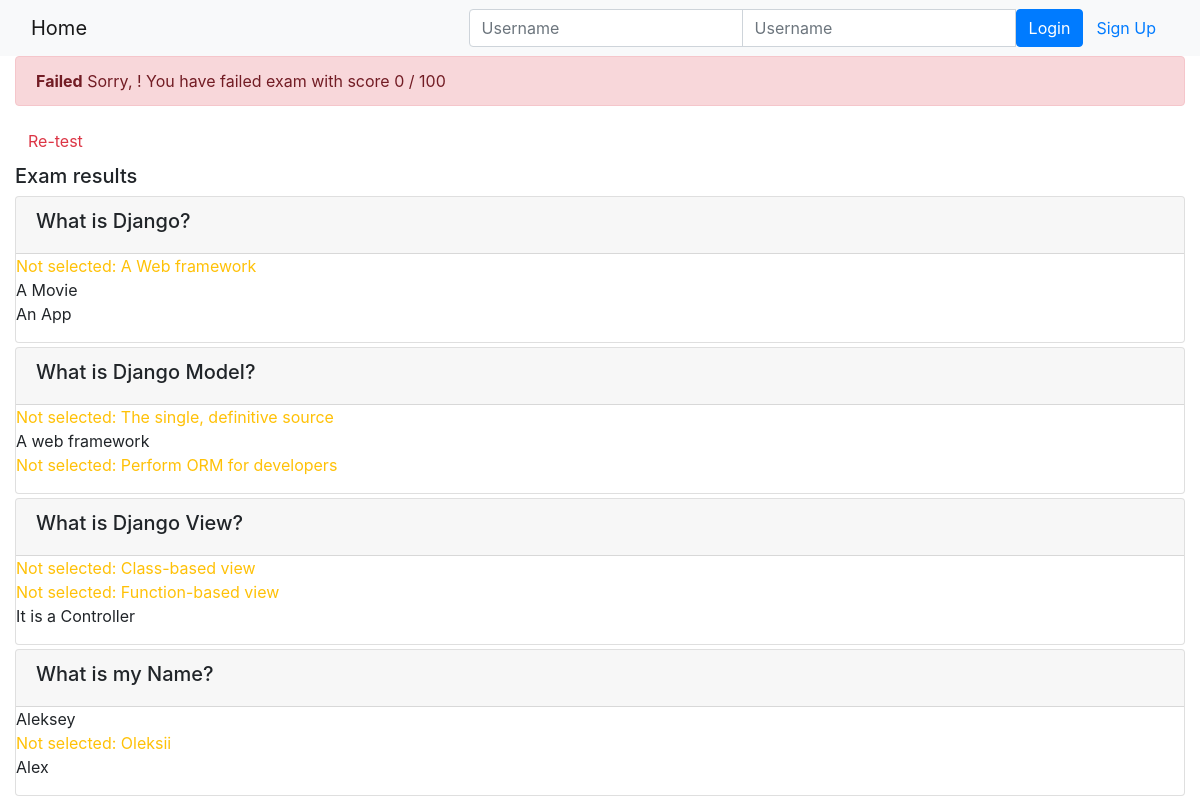
Page /onlinecourse/course/1/submission/1/result on the committed database.
### onlinecourse/models.py (models this page shows, shortened)
class Question(models.Model):
    course = models.ForeignKey(Course, on_delete=models.CASCADE)
    question_text = models.CharField(null=False, max_length=100)
    grade = models.IntegerField(default=0)

class Choice(models.Model):
    choice_text = models.CharField(null=False, max_length=30)
    is_correct = models.BooleanField(default=False)
    question = models.ForeignKey(Question, on_delete=models.CASCADE)

### onlinecourse/views.py (the view)
# urls.py: path('course/<int:course_id>/submission/<int:submission_id>/result', views.show_exam_result, name='show_exam_result')
def show_exam_result(request, course_id, submission_id):
    context = {}
    course = get_object_or_404(Course, pk=course_id)
    context['course'] = course
    submission = get_object_or_404(Submission, pk=submission_id)
    context['submission'] = submission
    total_score = 0
    context['choices'] = []
    for choice in submission.choices.all():
        context['choices'].append(choice.id)
        print(choice.choice_text, choice.is_correct)
        if choice.is_correct == True:
            total_score += choice.question.grade / choice.question.choice_set.filter(is_correct=True).count()
    context['grade'] = total_score
    return render(request, 'onlinecourse/exam_result_bootstrap.html', context)

### onlinecourse/templates/onlinecourse/exam_result_bootstrap.html (shortened to what this page needs)
<!DOCTYPE html>
<html lang="en">
<head>
    {% load static %}
    <link rel="stylesheet" href="https://maxcdn.bootstrapcdn.com/bootstrap/4.5.2/css/bootstrap.min.css">
</head>
<body>
 <nav class="navbar navbar-light bg-light">
    <div class="container-fluid">
        <div class="navbar-header">
              <a class="navbar-brand" href="{% url 'onlinecourse:index' %}">Home</a>
        </div>
        <ul class="nav navbar-nav navbar-right">
            {% if user.is_authenticated %}
            <li>
                <a class="btn btn-link" href="#">{{ user.first_name }}({{ user.username }})</a>
                <a class="btn btn-link" href="{% url 'onlinecourse:logout' %}">Logout</a>
            </li>
            {% else %}
            <li>
                <form class="form-inline" action="{% url 'onlinecourse:login' %}" method="post">
                    <div class="input-group">
                        <input type="text" class="form-control" placeholder="Username" name="username" >
                        <input type="password" class="form-control" placeholder="Username" name="psw" >
                        <button class="btn btn-primary" type="submit">Login</button>
                        <a class="btn btn-link" href="{% url 'onlinecourse:registration' %}">Sign Up</a>
                    </div>
                </form>
            </li>
            {% endif %}
        </ul>
    </div>
</nav>
<div class="container-fluid">
    {% if grade > 80 %}
    <div class="alert alert-success">
       <strong>Congratulations, {{ user.first_name }}!</strong> You have passed the exam and completed the course with score {{ grade }} / 100
    </div>
        {% else %}
        <div class="alert alert-danger">
            <strong>Failed</strong> Sorry, {{ user.first_name }}! You have failed exam with score {{ grade }} / 100
        </div>
        <a class="btn btn-link text-danger" href="{% url 'onlinecourse:course_details' course.id %}">Re-test</a>
        {% endif %}
        <div class="card-columns-vertical mt-1">
            <h5 class="">Exam results</h5>
            {% for question in course.question_set.all %}
                <div class="card mt-1">
                    <div class="card-header"><h5>{{ question.question_text }}</h5></div>
                    <div class="form-group">
                        {% for choice in question.choice_set.all %}
                            {% if choice.id in choices and choice.is_correct %}
                                <div class="text-success">Correct answer: {{ choice.choice_text }}</div>
                            {% elif choice.id not in choices and choice.is_correct %}
                                <div class="text-warning">Not selected: {{ choice.choice_text }}</div>
                            {% elif choice.id in choices and not choice.is_correct %}
                                <div class="text-danger">Wrong answer: {{ choice.choice_text }}</div>
                            {% else %}
                                <div class="text-body">{{ choice.choice_text }}</div>
                            {% endif %}
                        {% endfor %}
                    </div>
                </div>
            {% endfor %}
        </div>
    </div>
</body>
</html>

### rows in the picture
Question: question_text "What is Django?"
Choice: choice_text "A Web framework"
Choice: choice_text "A Movie"
Choice: choice_text "An App"
Question: question_text "What is Django Model?"
Choice: choice_text "The single, definitive source"
Choice: choice_text "A web framework"
Choice: choice_text "Perform ORM for developers"
Question: question_text "What is Django View?"
Choice: choice_text "Class-based view"
Choice: choice_text "Function-based view"
Choice: choice_text "It is a Controller"
Question: question_text "What is my Name?"
Choice: choice_text "Aleksey"
Choice: choice_text "Oleksii"
Choice: choice_text "Alex"

### other values in the picture
{{ grade }} "0"
